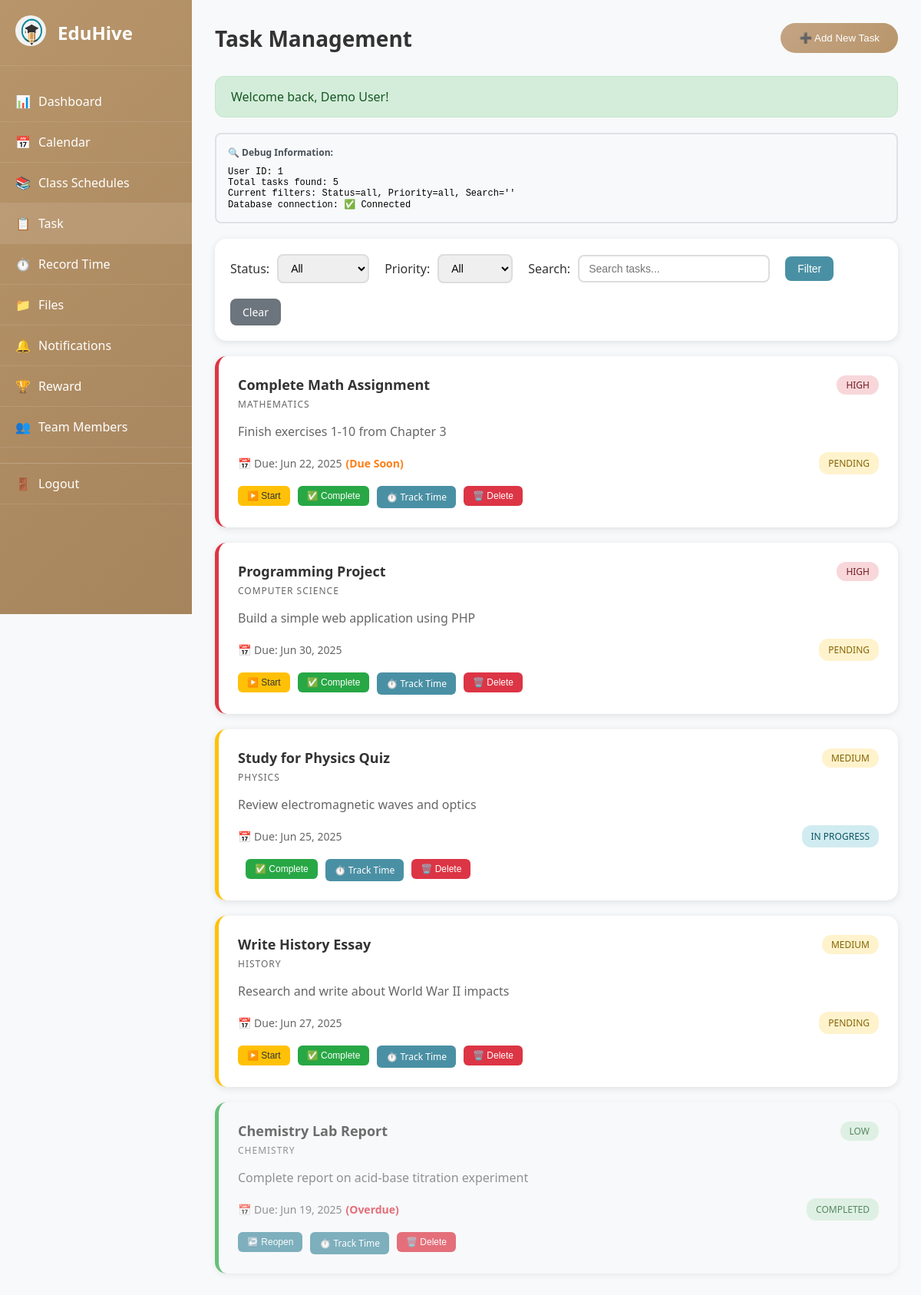
The app's page /task.php (signed in) with its own data.
### tables this page shows
CREATE TABLE `tasks` (
  `id` int(11) NOT NULL,
  `user_id` int(11) NOT NULL,
  `title` varchar(200) NOT NULL,
  `description` text DEFAULT NULL,
  `priority` enum('low','medium','high') DEFAULT 'medium',
  `status` enum('pending','in_progress','completed') DEFAULT 'pending',
  `due_date` date DEFAULT NULL,
  `reminder_date` datetime DEFAULT NULL,
  `course` varchar(100) DEFAULT NULL,
  `created_at` timestamp NOT NULL DEFAULT current_timestamp(),
  `updated_at` timestamp NOT NULL DEFAULT current_timestamp() ON UPDATE current_timestamp()
);

### config/session.php (called while the page is built, shortened)
<?php
function isLoggedIn() {
    return isset($_SESSION['user_id']) && !empty($_SESSION['user_id']);
}
function getCurrentUser() {
    return [
        'id' => $_SESSION['user_id'],
        'name' => $_SESSION['user_name'],
        'email' => $_SESSION['user_email'],
        'role' => $_SESSION['user_role'] ?? 'user'
    ];
}
function getMessage() {
    if (isset($_SESSION['flash_message'])) {
        $message = $_SESSION['flash_message'];
        return $message;
    }
    return null;
}
?>

### config/functions.php (called while the page is built, shortened)
<?php
function cleanInput($data)
{
    $data = trim($data);
    $data = stripslashes($data);
    $data = htmlspecialchars($data, ENT_QUOTES, 'UTF-8');
    return $data;
}
function formatDate($date, $format = 'M d, Y')
{
    try {
        $datetime = new DateTime($date);
        return $datetime->format($format);
    } catch (Exception $e) {
        return $date;
    }
}
function daysUntilDue($due_date)
{
    $today = new DateTime('today');
    $due = new DateTime($due_date);
    $diff = $today->diff($due);
    if ($due < $today) {
        return -$diff->days;
    }
    return $diff->days;
}

### task.php (the view, shortened to what this page needs)
<?php
require_once 'config/session.php';
require_once 'config/functions.php';
$user = getCurrentUser();
$database = new Database();
$db = $database->getConnection();
$filter_status = $_GET['status'] ?? 'all';
$filter_priority = $_GET['priority'] ?? 'all';
$search = cleanInput($_GET['search'] ?? '');
$where_conditions = ["user_id = ?"];
$params = [$user['id']];
$where_clause = implode(' AND ', $where_conditions);
try {
    $stmt = $db->prepare("
        SELECT * FROM tasks
        WHERE $where_clause
        ORDER BY
            CASE WHEN status = 'completed' THEN 1 ELSE 0 END,
            CASE priority WHEN 'high' THEN 1 WHEN 'medium' THEN 2 WHEN 'low' THEN 3 ELSE 4 END,
            due_date ASC,
            created_at DESC
    ");
    $stmt->execute($params);
    $tasks = $stmt->fetchAll();
} catch (Exception $e) {
    error_log('Error loading tasks: ' . $e->getMessage());
    $tasks = [];
    setMessage('Error loading tasks: ' . $e->getMessage(), 'error');
}
$message = getMessage();
?>
<!DOCTYPE html>
<html lang="en">
<head>
</head>
<body>
    <?php include_once 'sidebar.php'; ?>
    <div class="main-content">
        <div class="page-header">
            <h1 class="page-title">Task Management</h1>
            <button class="add-task-btn" onclick="openModal('addTaskModal')">
                ➕ Add New Task
            </button>
        </div>
        <?php if ($message): ?>
            <div class="message <?php echo htmlspecialchars($message['type']); ?>">
                <?php echo htmlspecialchars($message['text']); ?>
            </div>
        <?php endif; ?>
        <div class="debug-panel">
            <h4>🔍 Debug Information:</h4>
            <div>User ID: <?php echo $user['id']; ?></div>
            <div>Total tasks found: <?php echo count($tasks); ?></div>
            <div>Current filters: Status=<?php echo $filter_status; ?>, Priority=<?php echo $filter_priority; ?>, Search='<?php echo htmlspecialchars($search); ?>'</div>
            <div>Database connection: <?php echo $db ? '✅ Connected' : '❌ Failed'; ?></div>
        </div>
        <div class="filters">
            <form method="GET" style="display: flex; gap: 20px; align-items: center; flex-wrap: wrap; width: 100%;">
                <div class="filter-group">
                    <label for="status">Status:</label>
                    <select name="status" id="status" class="filter-select">
                        <option value="all" <?php echo $filter_status === 'all' ? 'selected' : ''; ?>>All</option>
                    </select>
                </div>
                <div class="filter-group">
                    <label for="priority">Priority:</label>
                    <select name="priority" id="priority" class="filter-select">
                        <option value="all" <?php echo $filter_priority === 'all' ? 'selected' : ''; ?>>All</option>
                    </select>
                </div>
                <div class="filter-group">
                    <label for="search">Search:</label>
                    <input type="text" name="search" id="search" class="search-input"
                           placeholder="Search tasks..." value="<?php echo htmlspecialchars($search); ?>">
                </div>
                <button type="submit" class="filter-btn">Filter</button>
                <a href="task.php" class="filter-btn" style="text-decoration: none; background: #6c757d;">Clear</a>
            </form>
        </div>
        <div class="task-grid">
            <?php if (!empty($tasks)): ?>
                <?php foreach ($tasks as $task): ?>
                    <div class="task-card <?php echo $task['priority']; ?> <?php echo $task['status']; ?>">
                        <div class="task-header">
                            <div>
                                <h3 class="task-title"><?php echo htmlspecialchars($task['title']); ?></h3>
                                <?php if (!empty($task['course'])): ?>
                                    <div class="task-course"><?php echo htmlspecialchars($task['course']); ?></div>
                                <?php endif; ?>
                            </div>
                            <span class="task-priority <?php echo $task['priority']; ?>">
                                <?php echo ucfirst($task['priority']); ?>
                            </span>
                        </div>
                        <?php if (!empty($task['description'])): ?>
                            <div class="task-description">
                                <?php echo nl2br(htmlspecialchars($task['description'])); ?>
                            </div>
                        <?php endif; ?>
                        <div class="task-meta">
                            <div class="task-due">
                                <?php if ($task['due_date']): ?>
                                    📅 Due: <?php echo formatDate($task['due_date']); ?>
                                    <?php
                                    $days_until = daysUntilDue($task['due_date']);
                                    if ($days_until < 0): ?>
                                        <span style="color: #dc3545; font-weight: bold;">(Overdue)</span>
                                    <?php elseif ($days_until == 0): ?>
                                        <span style="color: #ffc107; font-weight: bold;">(Due Today)</span>
                                    <?php elseif ($days_until <= 3): ?>
                                        <span style="color: #fd7e14; font-weight: bold;">(Due Soon)</span>
                                    <?php endif; ?>
                                <?php else: ?>
                                    📅 No due date
                                <?php endif; ?>
                            </div>
                            <span class="task-status <?php echo $task['status']; ?>">
                                <?php echo ucfirst(str_replace('_', ' ', $task['status'])); ?>
                            </span>
                        </div>
                        <div class="task-actions">
                            <?php if ($task['status'] !== 'completed'): ?>
                                <form method="POST" style="display: inline;">
                                    <?php if ($task['status'] !== 'in_progress'): ?>
                                        <button type="submit" class="task-btn warning">▶️ Start</button>
                                    <?php endif; ?>
                                </form>
                                <form method="POST" style="display: inline;">
                                    <button type="submit" class="task-btn success">✅ Complete</button>
                                </form>
                            <?php else: ?>
                                <form method="POST" style="display: inline;">
                                    <button type="submit" class="task-btn primary">↩️ Reopen</button>
                                </form>
                            <?php endif; ?>
                            <a href="record_time.php?task_id=<?php echo $task['id']; ?>" class="task-btn primary">
                                ⏱️ Track Time
                            </a>
                            <form method="POST" style="display: inline;"
                                  onsubmit="return confirm('Are you sure you want to delete this task?');">
                                <button type="submit" class="task-btn danger">🗑️ Delete</button>
                            </form>
                        </div>
                    </div>
                <?php endforeach; ?>
            <?php endif; ?>
        </div>
    </div>
</body>
</html>

### task.php (style rules this page uses)
* { margin: 0; padding: 0; box-sizing: border-box; }
body { font-family: 'Segoe UI', Tahoma, Geneva, Verdana, sans-serif; background-color: #f8f9fa; display: flex; min-height: 100vh; }
.main-content { margin-left: 250px; flex: 1; padding: 30px; min-height: 100vh; }
.page-header { display: flex; justify-content: space-between; align-items: center; margin-bottom: 30px; }
.page-title { font-size: 28px; font-weight: 600; color: #333; }
.add-task-btn { padding: 12px 24px; background: linear-gradient(135deg, #C4A484, #B8956A); color: white; border: none; border-radius: 25px; font-weight: 500; cursor: pointer; transition: all 0.3s ease; text-decoration: none; display: inline-flex; align-items: center; gap: 8px; }
.message { padding: 15px 20px; margin-bottom: 20px; border-radius: 12px; font-weight: 500; animation: slideDown 0.3s ease; }
.message.success { background-color: #d4edda; color: #155724; border: 1px solid #c3e6cb; }
.debug-panel { background: #f8f9fa; border: 2px solid #dee2e6; border-radius: 8px; padding: 15px; margin-bottom: 20px; font-family: monospace; font-size: 12px; }
.debug-panel h4 { color: #495057; margin-bottom: 10px; font-family: 'Segoe UI', sans-serif; }
.filters { background: white; padding: 20px; border-radius: 15px; margin-bottom: 20px; box-shadow: 0 2px 10px rgba(0, 0, 0, 0.1); display: flex; gap: 20px; align-items: center; flex-wrap: wrap; }
.filter-group { display: flex; align-items: center; gap: 10px; }
.filter-group label { font-weight: 500; color: #333; }
.filter-select, .search-input { padding: 8px 12px; border: 2px solid #ddd; border-radius: 8px; font-size: 14px; transition: border-color 0.3s ease; }
.search-input { width: 250px; }
.filter-btn { padding: 8px 16px; background: #4A90A4; color: white; border: none; border-radius: 8px; cursor: pointer; font-size: 14px; transition: background-color 0.3s ease; }
.task-grid { display: grid; gap: 20px; }
.task-card { background: white; border-radius: 15px; padding: 25px; box-shadow: 0 2px 10px rgba(0, 0, 0, 0.1); border-left: 5px solid; transition: all 0.3s ease; position: relative; }
.task-card.high { border-left-color: #dc3545; }
.task-card.medium { border-left-color: #ffc107; }
.task-card.low { border-left-color: #28a745; }
.task-card.completed { opacity: 0.7; background-color: #f8f9fa; }
.task-header { display: flex; justify-content: space-between; align-items: flex-start; margin-bottom: 15px; }
.task-title { font-size: 18px; font-weight: 600; color: #333; margin-bottom: 5px; }
.task-course { font-size: 12px; color: #666; text-transform: uppercase; letter-spacing: 1px; }
.task-priority { padding: 4px 12px; border-radius: 12px; font-size: 12px; font-weight: 500; text-transform: uppercase; }
.task-priority.high { background-color: #f8d7da; color: #721c24; }
.task-priority.medium { background-color: #fff3cd; color: #856404; }
.task-priority.low { background-color: #d4edda; color: #155724; }
.task-description { color: #666; line-height: 1.5; margin-bottom: 15px; }
.task-meta { display: flex; justify-content: space-between; align-items: center; margin-bottom: 15px; font-size: 14px; color: #666; }
.task-due { display: flex; align-items: center; gap: 5px; }
.task-status { padding: 6px 12px; border-radius: 12px; font-size: 12px; font-weight: 500; text-transform: uppercase; }
.task-status.pending { background-color: #fff3cd; color: #856404; }
.task-status.in_progress { background-color: #d1ecf1; color: #0c5460; }
.task-status.completed { background-color: #d4edda; color: #155724; }
.task-actions { display: flex; gap: 10px; flex-wrap: wrap; }
.task-btn { padding: 6px 12px; border: none; border-radius: 6px; font-size: 12px; cursor: pointer; transition: all 0.3s ease; text-decoration: none; display: inline-flex; align-items: center; gap: 4px; }
.task-btn.primary { background-color: #4A90A4; color: white; }
.task-btn.success { background-color: #28a745; color: white; }
.task-btn.warning { background-color: #ffc107; color: #333; }
.task-btn.danger { background-color: #dc3545; color: white; }

### records on screen
tasks: title "Complete Math Assignment", course "MATHEMATICS", priority "HIGH", description "Finish exercises 1-10 from Chapter 3", due_date "Jun 22, 2025", shows "(Due Soon)", status "PENDING", shows "▶️ Start"
tasks: title "Programming Project", course "COMPUTER SCIENCE", priority "HIGH", description "Build a simple web application using PHP", due_date "Jun 30, 2025", status "PENDING", shows "▶️ Start"
tasks: title "Study for Physics Quiz", course "PHYSICS", priority "MEDIUM", description "Review electromagnetic waves and optics", due_date "Jun 25, 2025", status "IN PROGRESS"
tasks: title "Write History Essay", course "HISTORY", priority "MEDIUM", description "Research and write about World War II impacts", due_date "Jun 27, 2025", status "PENDING", shows "▶️ Start"
tasks: title "Chemistry Lab Report", course "CHEMISTRY", priority "LOW", description "Complete report on acid-base titration experiment", due_date "Jun 19, 2025", shows "(Overdue)", status "COMPLETED"

### other values on screen
$item['icon'] "📊"
$item['label'] "Dashboard"
$item['icon'] "📅"
$item['label'] "Calendar"
$item['icon'] "📚"
$item['label'] "Class Schedules"
$item['icon'] "📋"
$item['label'] "Task"
$item['icon'] "⏱️"
$item['label'] "Record Time"
$item['icon'] "📁"
$item['label'] "Files"
$item['icon'] "🔔"
$item['label'] "Notifications"
$item['icon'] "🏆"
